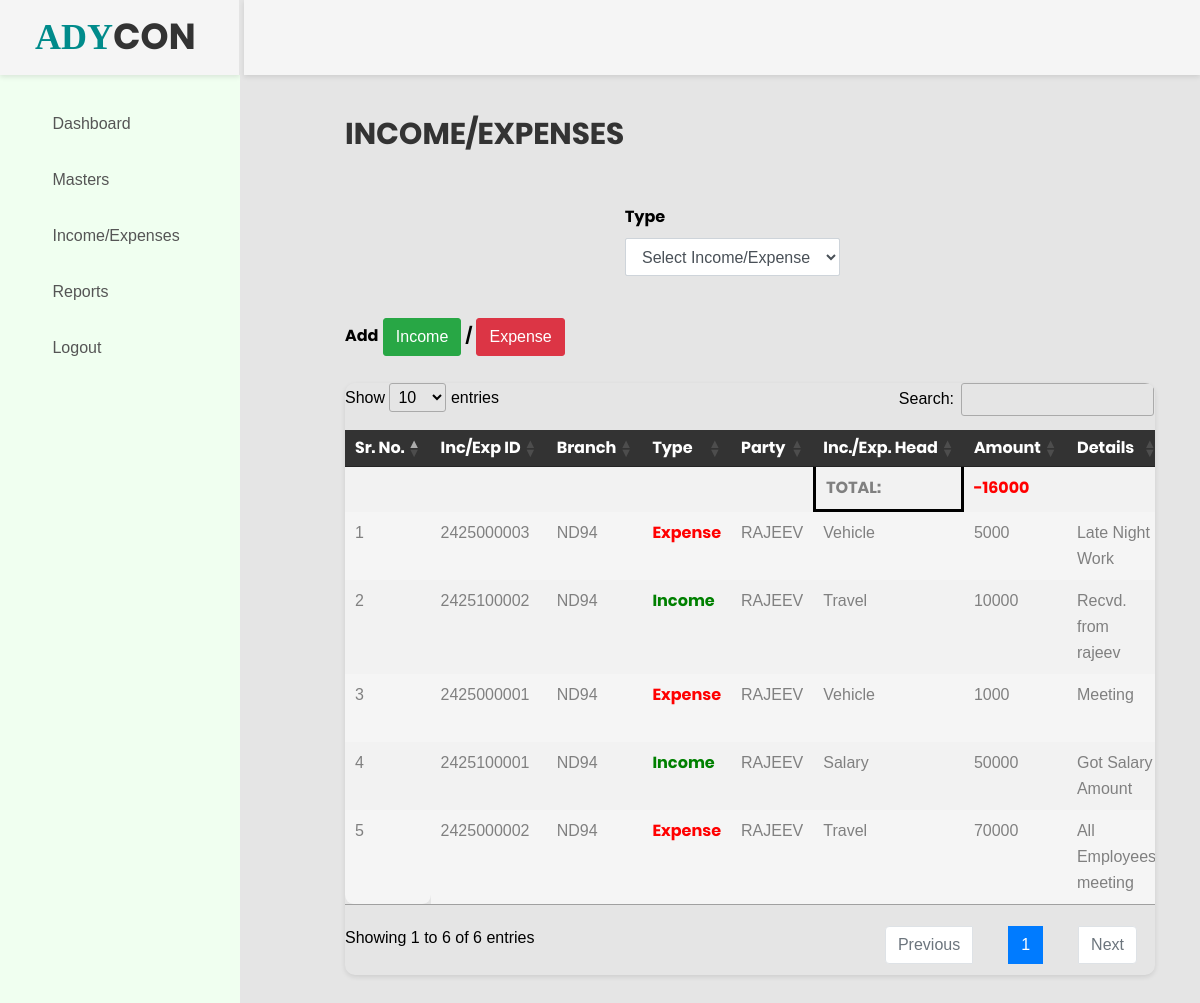
/expenses.php (signed in), run on the app's committed database.
### tables this page shows
CREATE TABLE `expenses` (
  `id` varchar(20) NOT NULL,
  `category_id` int(11) NOT NULL,
  `item` varchar(255) NOT NULL,
  `price` float NOT NULL,
  `details` text NOT NULL,
  `branch_id` varchar(50) NOT NULL,
  `party_id` varchar(50) NOT NULL,
  `trans_type` varchar(10) NOT NULL,
  `pay_mode` varchar(100) NOT NULL,
  `added_on` datetime NOT NULL,
  `expenses_date` date NOT NULL,
  `added_by` varchar(255) DEFAULT NULL
);

CREATE TABLE `branch` (
  `branch_id` int(11) NOT NULL,
  `branch` varchar(50) NOT NULL,
  `address1` varchar(255) NOT NULL
);

CREATE TABLE `category` (
  `id` int(11) NOT NULL,
  `name` varchar(255) NOT NULL
);

### expenses.php (the view, shortened to what this page needs)
<?php
include('header.php');
function getNetBalance(){
    global $con;
    $query="";
    $NetBalance = 0;
    if(!isset($_POST['trans_type'])){
    $query = "SELECT
                 (SELECT SUM(CASE WHEN trans_type = 'Income' THEN price ELSE 0 END)
                  - SUM(CASE WHEN trans_type = 'Expense' THEN price ELSE 0 END)
                  FROM expenses exp
                  JOIN category cat ON exp.category_id = cat.id
                  JOIN branch br ON exp.branch_id = br.branch_id
                  WHERE exp.added_by = '".$_SESSION['UNAME']."') AS NetBalance";
        }
    $res1 = mysqli_query($con, $query);
    if ($res1 && mysqli_num_rows($res1) > 0) {
        $row = mysqli_fetch_assoc($res1);
        $NetBalance = $row['NetBalance'];
    }
    return $NetBalance;
}
?>
  <div class="main-content">
        <div class="section__content section__content--p30">
            <div class="container-fluid">
                <div class="row">
                    <div class="col-lg-12">
                        <h2 id="netBalance">INCOME/EXPENSES</h2><br/><br/>
                        <div class="row form-group">
                                    <div class="col col-md-4">
                                    </div>
                                    <form id="trans_type_form" method="post" action="">
                                    <div class="col col-md-3">
                                        <label for="trans_type" class="form-control-label"><b>Type</b></label>
                                    </div>
                                    <div class="col-12 col-md-12">
                                        <select name="trans_type" id="trans_type" class="form-control">
                                            <option value="0">Select Income/Expense</option>
                                        </select>
                                    </div>
                                </form>
                                </div>
                                <br/>
                        <label><b>Add</b> </label> <a href="manage_expenses.php?expinc=Income" class="btn btn-success">Income</a>  <b>/</b> <a href="manage_expenses.php?expinc=Expense" class="btn btn-danger">Expense</a> <br></br>
                        <div class="table-responsive table--no-card m-b-30">
                            <table id="myTable" class="table table-borderless table-striped table-earning">
                                <thead>
                                    <tr>
                                        <th>Sr. No.</th>
                                        <th>Inc/Exp ID</th>
                                        <th>Branch</th>
                                        <th>Type</th>
                                        <th>Party</th>
                                        <th>Inc./Exp. Head</th>
                                        <th>Amount</th>
                                        <th>Details</th>
                                    </tr>
                                </thead>
                                <tbody>
                                <?php
                $trans_type = isset($_POST['trans_type']) ? $_POST['trans_type'] : '';
                $query = "SELECT exp.*, cat.name,br.branch
                          FROM expenses exp, category cat, branch br
                          WHERE exp.category_id = cat.id
                          AND exp.added_by = '".$_SESSION['UNAME']."'";
                $query .= " ORDER BY exp.expenses_date DESC";
                $res = mysqli_query($con, $query);
                $i = 1;
                if ($res && mysqli_num_rows($res) > 0) {
                    while ($row = mysqli_fetch_assoc($res)) {
                        ?>
                        <tr>
                            <td><?php echo $i; ?></td>
                            <td><?php echo $row['id']; ?></td>
                            <td><?php echo $row['branch']; ?></td>
                            <td style="color: <?php echo ($row['trans_type'] == 'Income') ? 'green' : (($row['trans_type'] == 'Expense') ? 'red' : 'black'); ?>;">
                                <b><?php echo $row['trans_type']; ?></b>
                            </td>
                            <td><?php echo $row['party_id']; ?></td>
                            <td><?php echo $row['name']; ?></td>
                            <td><?php echo $row['price']; ?></td>
                            <td class="details"><?php echo $row['details']; ?></td>
                        </tr>
                        <?php
                        $i++;
                    }
                    ?>
                    <tr>
                        <td></td>
                        <td></td>
                        <td></td>
                        <td></td>
                        <td></td>
                        <td style="
                                border-left: 3px solid black;
                                border-bottom: 3px solid black;
                                border-right: 3px solid black;
                            "><b>TOTAL:</b></td>
                            <td style="color: <?php
                            $netBalance = getNetBalance();
                            if ($netBalance > 0 && $trans_type == 'Income') {
                                echo 'green';
                            }elseif ($netBalance > 0 && $trans_type =='') {
                                echo 'green';
                            }elseif ($netBalance < 0 && $trans_type == '') {
                                echo 'red';
                            } elseif ($netBalance > 0 && $trans_type == 'Expense') {
                                echo 'red';
                            } else {
                                echo 'black';
                            }
                        ?>">
                            <b><?php echo getNetBalance(); ?></b>
                            </td>
                            <td></td>
                    </tr>
                    <?php
                } else {
                    ?>
                    <tr>
                        <td colspan="12">No Data Found</td>
                    </tr>
                    <?php
                }
                ?>
            </tbody>
        </table>
                        </div>
                    </div>
                </div>
            </div>
        </div>
    </div>
<?php
include('footer.php');
?>

### data on the page
expenses: id "2425000003", branch.branch "ND94", trans_type "Expense", party "RAJEEV", category.name "Vehicle", price "5000", details "Late Night Work"
expenses: id "2425100002", branch.branch "ND94", trans_type "Income", party "RAJEEV", category.name "Travel", price "10000", details "Recvd. from rajeev"
expenses: id "2425000001", branch.branch "ND94", trans_type "Expense", party "RAJEEV", category.name "Vehicle", price "1000", details "Meeting"
expenses: id "2425100001", branch.branch "ND94", trans_type "Income", party "RAJEEV", category.name "Salary", price "50000", details "Got Salary Amount"
expenses: id "2425000002", branch.branch "ND94", trans_type "Expense", party "RAJEEV", category.name "Travel", price "70000", details "All Employees meeting"

### other printed values
getNetBalance() "-16000"
